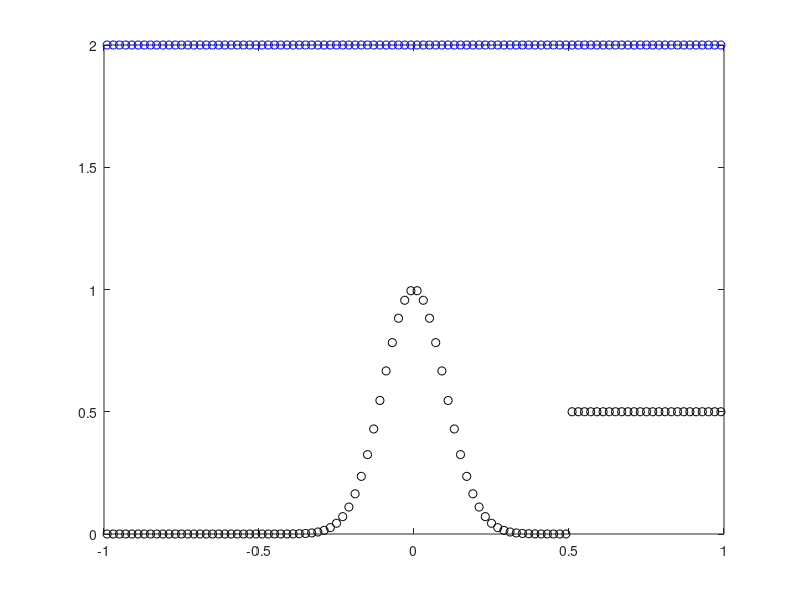

Recreate this plot in MATLAB. (Note: this script raises an error after producing the figure.)
% Code to solve Shallow water equations with variable bottom
% using FV methods with Rusanov scheme (not well balanced)
%**************************************************************************
close all
clear all
clc
global g

%% Define model parameters
g = 9.81;           % Gravity
Ks = 26;            % Strickler coefficient

%% Define computational domain and compute grid
xL = -1;            % Left boundary
xR = 1;             % Right boundary
IMAX = 100;         % Number of cells
dx = (xR-xL)/IMAX;  % Mesh spacing
x = linspace(xL+dx/2,xR-dx/2,IMAX); % Cell baricentres

%% Time
time = 0;           % Initial time
tend = 10;          % End time
CFL = 0.9;          %Courant number
NMAX = 1000;        % Maximum number of time steps

%% Initial condition (lake at rest)
for i = 1:IMAX
    eta = 2;        % Free surface
    sigma = 0.1;    % Gaussian halfwidth
    b = exp(-0.5*x(i)^2/sigma^2);   % Bottom bathymetry
    if (x(i)>0.5)
        b = b+0.5;
    end
    h = eta - b;    % water depth
    u = 0;          % Velocity
    Q(:,i) = [h;h*u;b];  % Conservative variables
end
% Plot IC
plot(x,Q(1,:)+Q(3,:),'bo')
hold on
plot(x,Q(3,:),'ko')

%% Main solver, time loop
for n=1:NMAX
    % Compute time step
    amax = 0;
    for i=1:IMAX
        L = lambda(Q(:,i));
        amax = max(amax,max(abs(L))); 
    end
    dt = CFL*dx/amax;
    if (time +dt >tend)
        dt = tend-time;
    end
    if (time>=tend)
        break
    end
    % Compute solution at the new time
    for i=1:IMAX
        if (i==1)
            fp = Rusanovp(Q(:,i),Q(:,i+1));
            QBC = Q(:,i);
            QBC(2) = -QBC(2);
            fm = Rusanovp(QBC,Q(:,i));
            bx(i) = (Q(3,i+1)-Q(3,i))/(dx); 
        elseif (i==IMAX)
            QBC = Q(:,i);
            QBC(2) = -QBC(2);
            fp = Rusanovp(Q(:,i),QBC);
            fm = Rusanovp(Q(:,i-1),Q(:,i)); 
            bx(i) = (Q(3,i)-Q(3,i-1))/(dx); 
        else
            fp = Rusanovp(Q(:,i),Q(:,i+1));
            fm = Rusanovp(Q(:,i-1),Q(:,i));
            bx(i) = (Q(3,i+1)-Q(3,i-1))/(2*dx); 
        end
        Qnew(:,i) = Q(:,i) - dt/dx*(fp-fm);
        % Bottom slop implemented as a simple algebraic source term (does
        % not work!)
        Qnew(2,i) = Qnew(2,i) - dt*bx(i)*g*Q(1,i);
    end
    % Update time and overwrite solution
    Q = Qnew;
    time = time + dt;    
    % Plot
    subplot(2,1,1)
    hold off
    plot(x,Q(1,:)+Q(3,:),'bo')
    ylabel('eta, b')
    hold on
    plot(x,Q(3,:),'ko')
    title(sprintf('Current time = %f',time))
    subplot(2,1,2)
    plot(x,Q(2,:)./Q(1,:))
    ylabel('u')
    drawnow
end




